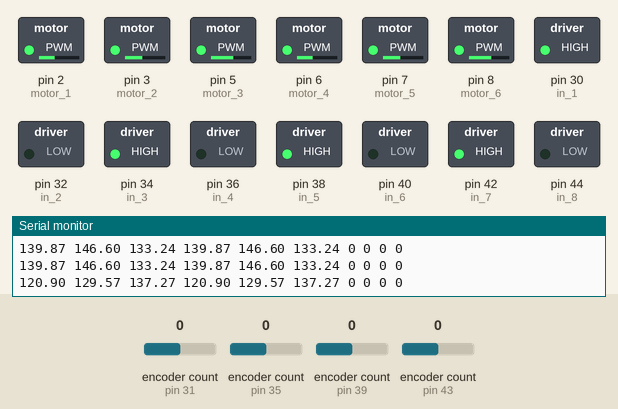
This sketch was run on a simulated Arduino Mega 2560, built with avr-gcc and run on an emulated ATmega2560. Parts: switched loads named in the sketch (green lamp = pin HIGH), the last lines printed to the serial monitor. The inputs (shaded band) are chosen by the test bench; at power-on: encoder count (sensors on pin 31, pin 35, pin 39, pin 43) 0. Random numbers use the default seed unless the sketch sets one.

Above: at 1.2 s.
1.3 s: encoder count (sensor on pin 31) set to 1
At 1.54 s:
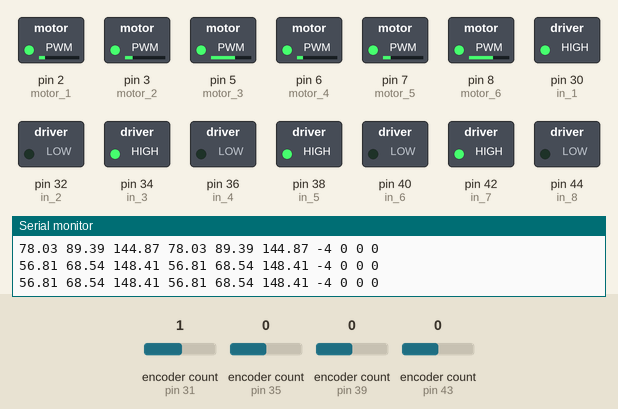
4.3 s: encoder count (sensor on pin 35) set to 1
At 4.69 s:
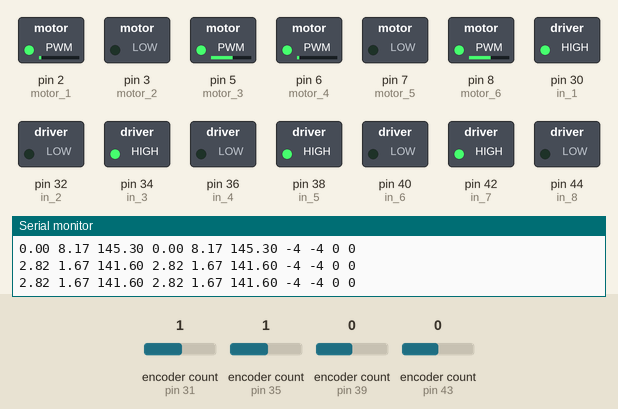
7.3 s: encoder count (sensor on pin 31) set to 0
At 7.7 s:
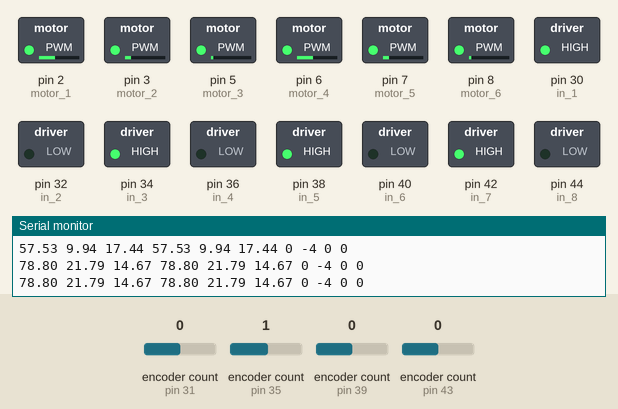
10.3 s: encoder count (sensor on pin 39) set to -1
At 10.59 s:
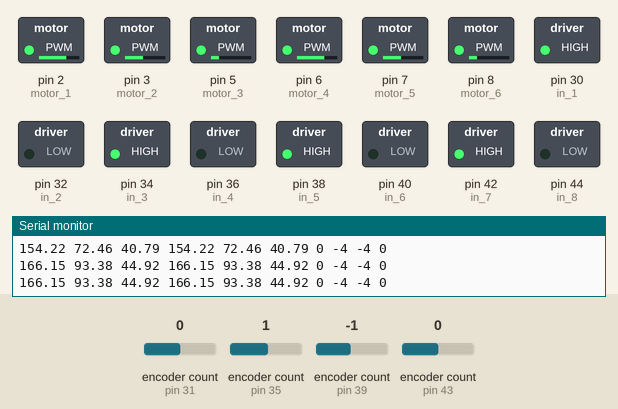
13.3 s: encoder count (sensor on pin 35) set to 0
16.3 s: encoder count (sensor on pin 39) set to 0
Timing chart, 0 to 22.2 s (numbered marks = the images above; inputs shaded):
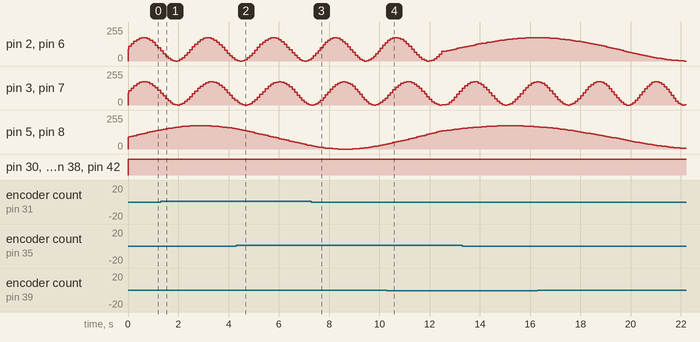

The sketch:

motor_calibration.ino
```cpp
#include <stdio.h>
#include <Encoder.h>

/////////////////Tunning values///////////////////////////////////////////////////////////

float scaling_factor_1 = 0.7;
float scaling_factor_2 = 0.7;//.75;
float scaling_factor_3 = 0.7;//.75;
float scaling_factor_4 = 0;
float scaling_factor_5 = 0;//.75;
float scaling_factor_6 = 0;//.75;

/////////////////Motor pins///////////////////////////////////////////////////////////
// Left leg (limb0)/
const int motor_1 = 2;  //  4     working
const int in_1 = 30 ;   //  30
const int in_2 = 32 ;   //  31
const int motor_2 = 3 ;  //  3    working
const int in_3 = 34;    //  32
const int in_4 = 36 ;   //  33
const int motor_3 = 5 ;  //  2
const int in_5 = 38;    //  28
const int in_6 = 40;    //  29

// Right leg (limb1)/
const int motor_4 = 6 ;  //8
const int in_7 = 42;    //38
const int in_8 = 44;    //39
const int motor_5 = 7 ;  //7
const int in_9 = 46 ;   //36
const int in_10 = 48 ;  //37
const int motor_6 = 8 ;  //6      working
const int in_11 = 50 ;  //34
const int in_12 = 52 ;  //35

/////////////////Writting to motors //////////////////////////////////////////////////////////////////
float pwmVal_1;
float pwmVal_2;
float pwmVal_3;
float pwmVal_4;
float pwmVal_5;
float pwmVal_6;

float pwmVal_1_scaled;
float pwmVal_2_scaled;
float pwmVal_3_scaled;
float pwmVal_4_scaled;
float pwmVal_5_scaled;
float pwmVal_6_scaled;

//////////////// Encoders  //////////////////////////////////////////////////////////////////

Encoder left_hip_encoder(31,33);
Encoder left_knee_encoder(35,37);
Encoder right_hip_encoder(39,41);
Encoder right_knee_encoder(43,45);


/////////////////Tracking angle values///////////////////////////////////////////////////////////

long lhe = -999;
long lke = -999;
long rhe = -999;
long rke = -999;

double previous_angle_1 = 0;
double previous_angle_2 = 0;
double previous_angle_3 = 0;
double previous_angle_4 = 0;
double previous_angle_5 = 0;
double previous_angle_6 = 0;

/////////////////Original sine waves///////////////////////////////////////////////////////////
double sin_1;
double sin_2;
double sin_3;
double sin_4;
double sin_5;
double sin_6;

/////////////////Random values///////////////////////////////////////////////////////////
double ran_angle_1;
double ran_angle_2;
double ran_angle_3;
double ran_angle_4;
double ran_angle_5;
double ran_angle_6;

double aditional_ran_angle_1;

////////////////String outputs ///////////////////////////////////////////////////////////

String str_sin_1;
String str_sin_2;
String str_sin_3;
String str_sin_4;
String str_sin_5;
String str_sin_6;

String str_pwmVal_1;
String str_pwmVal_2;
String str_pwmVal_3;
String str_pwmVal_4;
String str_pwmVal_5;
String str_pwmVal_6;


String str_randomArray;

String str_new_lhe;
String str_new_lke;
String str_new_rhe;
String str_new_rke;
String str_encoder_readings;

String output_line;
String elapsed_time;

void setup()
{

  pinMode(motor_1,OUTPUT) ;
  pinMode(in_1,OUTPUT) ;
  pinMode(in_2,OUTPUT) ;
  pinMode(motor_2,OUTPUT) ;
  pinMode(in_3,OUTPUT) ;
  pinMode(in_4,OUTPUT) ;
  pinMode(motor_3,OUTPUT) ;
  pinMode(in_5,OUTPUT) ;
  pinMode(in_6,OUTPUT) ;

  pinMode(motor_4,OUTPUT) ;
  pinMode(in_7,OUTPUT) ;
  pinMode(in_8,OUTPUT) ;
  pinMode(motor_5,OUTPUT) ;
  pinMode(in_9,OUTPUT) ;
  pinMode(in_10,OUTPUT) ;
  pinMode(motor_6,OUTPUT) ;
  pinMode(in_11,OUTPUT) ;
  pinMode(in_12,OUTPUT) ;

  randomSeed(10);

  Serial.begin(9600);
}

void loop()

{
 //////////////// Random angles ///////////////////////////////////////////////////////////

  ran_angle_1 = (random(5,70));     //(5,100) potentially gives higher frequencies than (5,40)
  ran_angle_1 = ran_angle_1/10;
  ran_angle_2 = (random(5,70));
  ran_angle_2 = ran_angle_2/10;
  ran_angle_3 = random(5,70);
  ran_angle_3 = ran_angle_3/10;
  ran_angle_4 = random(5,70);
  ran_angle_4 = ran_angle_4/10;
  ran_angle_5 = random(5,70);
  ran_angle_5 = ran_angle_5/10;
  ran_angle_6 = random(5,70);
  ran_angle_6 = ran_angle_6/10;

// Generating a 180deg sine wave:

for (float angle_rad=0 ; angle_rad <= 3.141516*2 ; angle_rad = angle_rad+0.05) {
    long new_lhe, new_lke, new_rhe, new_rke;

    //////////////// generating sine waves:

    sin_1=(sin(previous_angle_1 + (ran_angle_1*angle_rad) )+1);
    sin_2=(sin(previous_angle_2 + (ran_angle_2*angle_rad))+1);
    sin_3=(sin(previous_angle_3 + (ran_angle_3*angle_rad))+1);

    sin_4=(sin(previous_angle_4 + (ran_angle_4*angle_rad))+1);
    sin_5=(sin(previous_angle_5 + (ran_angle_5*angle_rad))+1);
    sin_6=(sin(previous_angle_6 + (ran_angle_6*angle_rad))+1);

    str_sin_1 = String(sin_1);
    str_sin_2 = String(sin_2);
    str_sin_3 = String(sin_3);

    str_sin_4 = String(sin_4);
    str_sin_5 = String(sin_5);
    str_sin_6 = String(sin_6);

    //////////////// storing angle readings to start next sine period (this happens when 2 pi (~6.25) have been reacehd):

    if (angle_rad >= 6.25){
      previous_angle_1 = previous_angle_1 + (ran_angle_1*angle_rad) ;
      previous_angle_2 = previous_angle_2 + (ran_angle_2*angle_rad) ;
      previous_angle_3 = previous_angle_3 + (ran_angle_3*angle_rad) ;
      previous_angle_4 = previous_angle_4 + (ran_angle_4*angle_rad) ;
      previous_angle_5 = previous_angle_5 + (ran_angle_5*angle_rad) ;
      previous_angle_6 = previous_angle_6 + (ran_angle_6*angle_rad) ;
    }

    //////////////// scaling up to 255 (max pwm value), also adding tunnning scaling factor:

    pwmVal_1 = sin_1 * 125 * scaling_factor_1; //find right value, not 255!!!
    pwmVal_2 = sin_2 * 125 * scaling_factor_2;
    pwmVal_3 = sin_3 * 125 * scaling_factor_3;

    //////////////////  Different signals from left leg send to right leg:
    /*pwmVal_4 = sin_4 * 125 * scaling_factor_4;
    pwmVal_5 = sin_5 * 125 * scaling_factor_5;
    pwmVal_6 = sin_6 * 125 * scaling_factor_6;*/

    //////////////////  Same signals from left leg send to right leg (modulated considering left-right assymetries):
    /*pwmVal_4 = pwmVal_1;
    pwmVal_5 = (1.0007248878 * pwmVal_2) - 3.09578874;
    pwmVal_6 = (0.9850763807 * pwmVal_3) + 15.1400705052;*/


    pwmVal_4 = pwmVal_1;
    pwmVal_5 = pwmVal_2;
    pwmVal_6 = pwmVal_3;


    str_pwmVal_1 = String(pwmVal_1);
    str_pwmVal_2 = String(pwmVal_2);
    str_pwmVal_3 = String(pwmVal_3);
    str_pwmVal_4 = String(pwmVal_4);
    str_pwmVal_5 = String(pwmVal_5);
    str_pwmVal_6 = String(pwmVal_6);

    //////////////// sending signals to the motors:

    analogWrite(motor_1,pwmVal_1); //Motor 1
    digitalWrite(in_1,HIGH) ;
    digitalWrite(in_2,LOW) ;

    analogWrite(motor_2,pwmVal_2); //Motor 2
    digitalWrite(in_3,HIGH) ;
    digitalWrite(in_4,LOW) ;

    analogWrite(motor_3,pwmVal_3); //Motor 3
    digitalWrite(in_5,HIGH) ;
    digitalWrite(in_6,LOW) ;

    analogWrite(motor_4,pwmVal_4); //Motor 4
    digitalWrite(in_7,HIGH) ;
    digitalWrite(in_8,LOW) ;

    analogWrite(motor_5,pwmVal_5); //Motor 5  pwmVal_5
    digitalWrite(in_9,HIGH) ;
    digitalWrite(in_10,LOW) ;

    analogWrite(motor_6,pwmVal_6); //Motor 6
    digitalWrite(in_11,HIGH) ;
    digitalWrite(in_12,LOW) ;

    //////////////// Reading encoders:
    for (int i=0; i<=1; i++){
      new_lhe = left_hip_encoder.read();
      new_lke = left_knee_encoder.read();
      new_rhe = right_hip_encoder.read();
      new_rke = right_knee_encoder.read();
      /*
      if (new_lhe != lhe || new_lke !=lke || new_rhe !=rhe || new_rke !=rke) {
        lhe = new_lhe;
        lke = new_lke;
        rhe = new_rhe;
        rke = new_rke;
      }
      */
      str_new_lhe = String(-new_lhe);  //negtive sign to have same angle evolution drirection in all joints
      str_new_lke = String(-new_lke);  //negtive sign to have same angle evolution drirection in all joints
      str_new_rhe = String(new_rhe);
      str_new_rke = String(new_rke);

      elapsed_time = String(millis());

      ////////////////// String values sent to motors:

      //str_randomArray = str_sin_1+ "," + str_sin_2 + "," + str_sin_3 + "," + str_sin_4 + "," + str_sin_5 + "," + str_sin_6 + ",";                     //For serial monitor
      //str_randomArray = str_sin_1+ " " + str_sin_2 + " " + str_sin_3 + " " + str_sin_4 + " " + str_sin_5 + " " + str_sin_6 + " ";                     //For serial plotter
      //str_randomArray = str_pwmVal_1 + "," + str_pwmVal_2 + "," + str_pwmVal_3 + "," + str_pwmVal_4 + "," + str_pwmVal_5 + "," + str_pwmVal_6 + "," ;   //For serial monitor
      str_randomArray = str_pwmVal_1 + " " + str_pwmVal_2 + " " + str_pwmVal_3 + " " + str_pwmVal_4 + " " + str_pwmVal_5 + " " + str_pwmVal_6 + " " ;   //For serial plotter


      ////////////////// String values, encoder readings:

      //str_encoder_readings = str_new_lhe+ "," + str_new_lke + "," + str_new_rhe+ "," + str_new_rke ;      //For serial monitor
      str_encoder_readings = str_new_lhe+ " " + str_new_lke + " " + str_new_rhe+ " " + str_new_rke ;        //For serial plotter

      ////////////////// Output strings:
      //output_line = elapsed_time + "," + str_randomArray + str_encoder_readings;                          //For serial monitor
      output_line =  str_randomArray + str_encoder_readings;                                              //For serial plotter

      Serial.println(output_line);                                                                      //Testing output
      //Serial.println(output_line);

    }


}


  //Serial.println("Hi");

}
```
